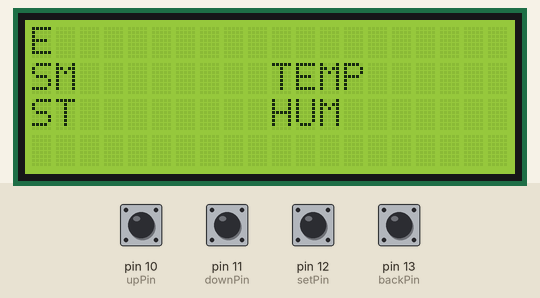
Recording of a sketch running on a simulated Arduino Uno, built with avr-gcc and run on an emulated ATmega328P. On the bench: 20×4 character LCD. The inputs (shaded band) are chosen by the test bench; at power-on: pin 10 (upPin), pin 11 (downPin), pin 12 (setPin), pin 13 (backPin) HIGH. What the sketch prints to the serial monitor is not drawn.

Above: at 1.2 s.
1.3 s: pin 12 (setPin) pulled LOW for 0.15 s
At 2.5 s:
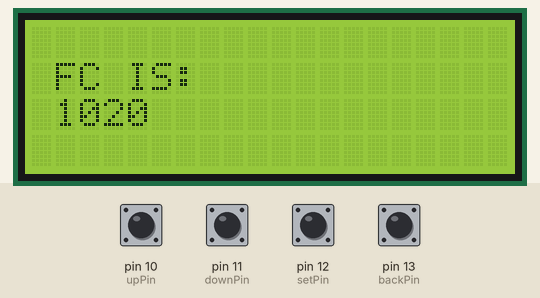
2.9 s: pin 13 (backPin) pulled LOW for 0.15 s
At 5.1 s:
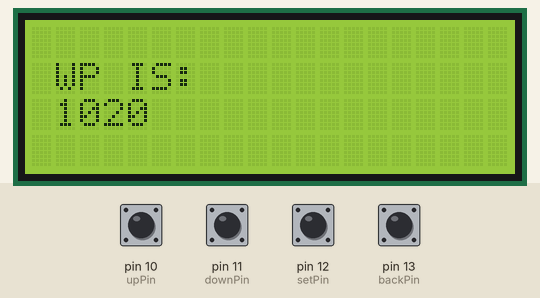
5.9 s: pin 13 (backPin) pulled LOW for 1 s
At 6.7 s:
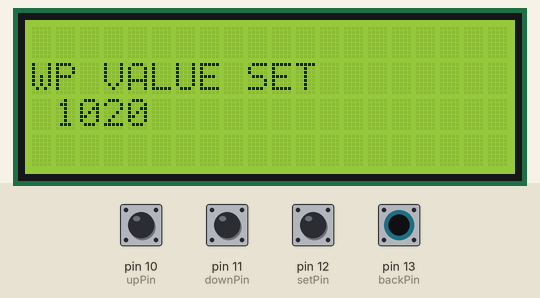
8.4 s: pin 12 (setPin) pulled LOW for 1 s
At 9.1 s:
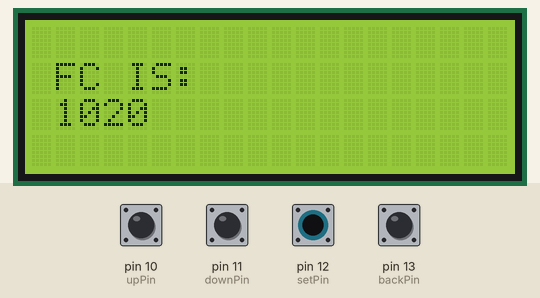
10.9 s: pin 10 (upPin) pulled LOW for 0.15 s
12.5 s: pin 11 (downPin) pulled LOW for 0.15 s
At 13.0 s:
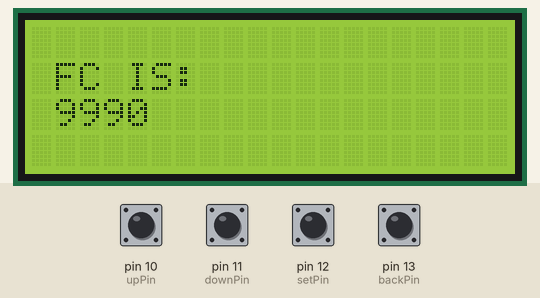
Timing chart, 0 to 15.1 s (numbered marks = the images above; inputs shaded):
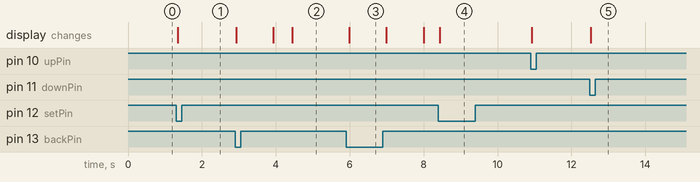

Measured:
- after the input at 1.3 s, the display: changes at once (image 1)
- after the input at 2.9 s, the display: first changes at once (image 2 shows a later state)
- after the input at 5.9 s, the display: changes after 0.09 s (image 3)
- after the input at 8.4 s, the display: changes at once (image 4)
- after the input at 12.5 s, the display: changes at once (image 5)

The sketch:

double_threshold_set.ino
```cpp
#include <SPI.h>
#include <LiquidCrystal_I2C.h>  //Library for LCD
#include <EEPROM.h> //Library for EEPROM

#define rowPin  9 //keypad pins
#define upPin  10
#define downPin 11
#define setPin  12
#define backPin 13

LiquidCrystal_I2C lcd(0x3F, 20, 4);

int valFc;
int valWp;
int fc;
int wp;
int addFc = 0;
int addWp = 1;
int j = 0,k=0;


void setup() {
  // put your setup code here, to run once:
  Serial.begin(9600);
  pinMode(rowPin, OUTPUT);   //KP1
  pinMode(upPin, INPUT);    //KP2
  pinMode(downPin, INPUT);    //KP3
  pinMode(setPin, INPUT);    //KP4
  pinMode(backPin, INPUT);    //KP5
  digitalWrite(rowPin, LOW);
  digitalWrite(upPin, HIGH);
  digitalWrite(downPin, HIGH);
  digitalWrite(setPin, HIGH);
  digitalWrite(backPin, HIGH);

  lcd.begin();
  lcd.backlight();  //Turn on backlight

  valFc = EEPROM.read(addFc);
  fc = valFc*4;
  valWp = EEPROM.read(addWp);
  wp = valWp*4;
}

void loop() {
  // put your main code here, to run repeatedly:
  j=0,k=0;
  lcdDisp();
  menu();

}

void menu() {
  int colm3 = digitalRead(setPin);  //Read user input
  if (colm3 == LOW)
    {
    lcd.clear();
    //Read keypad function until back button is pressed
    while(j!= 1)
    {
      fieldCap();

    }
    valFc = fc/4;
    EEPROM.update(addFc,valFc); //Update EEPROM with new threshold
    while(k!= 1)
    {
      wiltPoint();
      delay(500);
    }
    valWp = wp/4;
      EEPROM.update(addWp,valWp); //Update EEPROM with new threshold

    }

}

void lcdDisp()
{
  lcd.setCursor(0,0);
  lcd.print("E");
  lcd.setCursor(0, 1);
  lcd.print("SM");
  lcd.setCursor(10, 1);
  lcd.print("TEMP");
  lcd.setCursor(10, 2);
  lcd.print("HUM");
  lcd.setCursor(0, 2);
  lcd.print("ST");
}


void fieldCap()  {

  bool flagKey = 1;
  int colm1 = digitalRead(upPin);
  int colm2 = digitalRead(downPin);
  int colm3 = digitalRead(setPin);
  int colm4 = digitalRead(backPin);
      //lcd.clear();
      lcd.setCursor(1, 1);
      lcd.print("FC IS:");
      lcd.setCursor(1,2);
      lcd.print(fc);

      //To increase threshold value
      if (colm1 == LOW && flagKey == 1)
      {

        fc = fc - 10;
        if(fc < 100)
        {fc = 100;}
        lcd.setCursor(1, 2);
        lcd.print(fc);
        Serial.println(fc);
        delay(500);


      }

      //To decrease threshold value
      if (colm2 == LOW && flagKey == 1)
      {

        fc = fc + 10;
        if(fc>999)
        {fc = 999;}
        lcd.setCursor(1, 2);
        lcd.print(fc);
        Serial.println(fc);
        delay(500);
      }

    //To set the threshold & update the EEPROM
    if (colm4 == LOW)
    {
      lcd.setCursor(0, 1);
      lcd.print("FC VALUE SET");
      delay(1000);
      Serial.println("back");
      lcd.clear();
      j = 1;
      delay(500);
     }
  }

void wiltPoint()  {

  bool flagKey = 1;
  int colm1 = digitalRead(upPin);
  int colm2 = digitalRead(downPin);
  int colm3 = digitalRead(setPin);
  int colm4 = digitalRead(backPin);
      //lcd.clear();
      lcd.setCursor(1, 1);
      lcd.print("WP IS:");
      lcd.setCursor(1,2);
      lcd.print(wp);

      //To increase threshold value
      if (colm1 == LOW && flagKey == 1)
      {
        wp = wp - 10;
        if(wp < 100)
        {wp = 100;}
        Serial.println(wp);
        lcd.setCursor(1, 2);
        lcd.print(wp);
        Serial.println(wp);
        delay(500);

      }

      //To decrease threshold value
      if (colm2 == LOW && flagKey == 1)
      {
        wp = wp + 10;
        if(wp > 999)
        {wp = 999;}
        lcd.setCursor(1, 2);
        lcd.print(wp);
        Serial.println(wp);
        delay(500);
      }

    //To set the threshold & update the EEPROM
    if (colm4 == LOW)
    {
      lcd.setCursor(0, 1);
      lcd.print("WP VALUE SET");
      delay(1000);
      Serial.println("back");
      lcd.clear();
      k = 1;
      delay(500);
     }
  }
```
